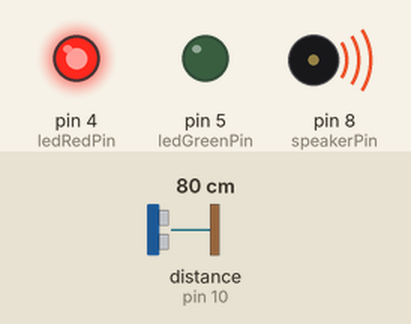
Bench run of a sketch on a simulated Arduino Uno, built with avr-gcc and run on an emulated ATmega328P. Shown: output pins drawn as LEDs (lit = HIGH), buzzer (waves = sounding, pin HIGH). Wiring (inferred from the names in the program): ultrasonic range finder: trigger pin 9; echo pin 10. The inputs (shaded band) are chosen by the test bench; at power-on: distance to the obstacle (sensor on pin 10) 80 cm. The echo pulse lasts 58.3 µs per cm; pins used as bus, display or sensor lines are not drawn.

Above: at 1.2 s.
1.3 s: distance to the obstacle (sensor on pin 10) set to 23 cm
2.8 s: distance to the obstacle (sensor on pin 10) set to 20 cm
At 3.7 s:
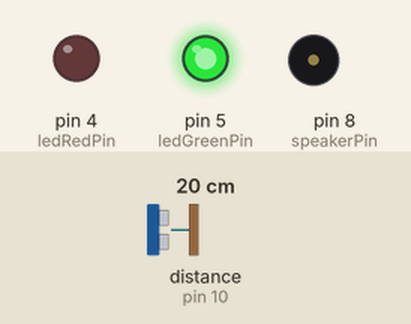
4.3 s: distance to the obstacle (sensor on pin 10) set to 35 cm
At 4.9 s:
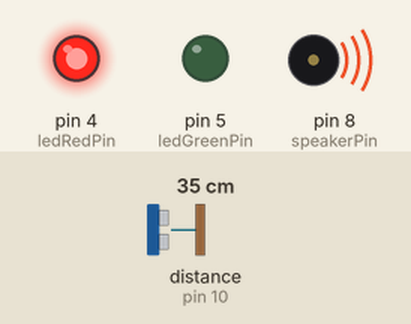
5.8 s: distance to the obstacle (sensor on pin 10) set to 2 cm
At 6.8 s:
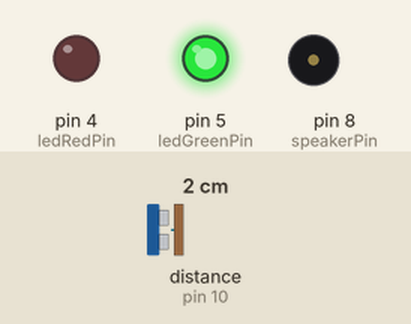
Timing chart, 0 to 8.3 s (numbered marks = the images above; inputs shaded):
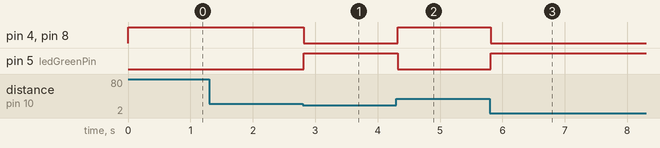

Measured:
- the behaviour switches between 22 and 21 cm on distance to the obstacle (sensor on pin 10) (found by bisection; images 0 and 1)
- after the input at 1.3 s, every drawn part: stays the same
- after the input at 2.8 s, pin 4 (ledRedPin), pin 8 (speakerPin): HIGH → LOW at once; pin 5 (ledGreenPin): LOW → HIGH at once
- after the input at 4.3 s, pin 4 (ledRedPin), pin 8 (speakerPin): LOW → HIGH at once; pin 5 (ledGreenPin): HIGH → LOW at once
- after the input at 5.8 s, pin 4 (ledRedPin), pin 8 (speakerPin): HIGH → LOW at once; pin 5 (ledGreenPin): LOW → HIGH at once

The sketch:

Buzzer-Version.ino
```cpp
/*

  Distance Warning device using an HC-SR04 sensor

  This version can be used if you are using an active buzzer instead of a piezo

*/

const byte trigPin = 9;
const byte echoPin = 10;
const byte ledRedPin = 4;
const byte ledGreenPin = 5;
const byte speakerPin = 8;
const int toneFrequency = 2000;
int maxDistance = 150;   // EU countries mostly prescribe 1.5 meters other countries prescribe 6 feet (180 cm)
int distance;
long duration;
bool speakerOn = false;

void setup() {

  pinMode(ledRedPin, OUTPUT);
  pinMode(ledGreenPin, OUTPUT);
  pinMode(speakerPin, OUTPUT);
  digitalWrite(ledRedPin, HIGH);

  pinMode(trigPin, OUTPUT);
  pinMode(echoPin, INPUT);

  //Serial.begin(115200);
}

void loop() {

  digitalWrite(trigPin, LOW);
  delayMicroseconds(2);

  digitalWrite(trigPin, HIGH);
  delayMicroseconds(10);
  digitalWrite(trigPin, LOW);

  duration = pulseIn(echoPin, HIGH);
  distance= duration*0.034/2;

  //Serial.println(distance);

  if (distance < maxDistance && distance > 20 ) {
    if (!speakerOn) {
      digitalWrite(speakerPin, HIGH);
      speakerOn = true;
    }
    digitalWrite(ledRedPin, HIGH);
    digitalWrite(ledGreenPin, LOW);
  } else {
    if (speakerOn) {
      digitalWrite(speakerPin, LOW);
      speakerOn = false;
    }
    digitalWrite(ledRedPin, LOW);
    digitalWrite(ledGreenPin, HIGH);
  }

  delay(40);

}
```
